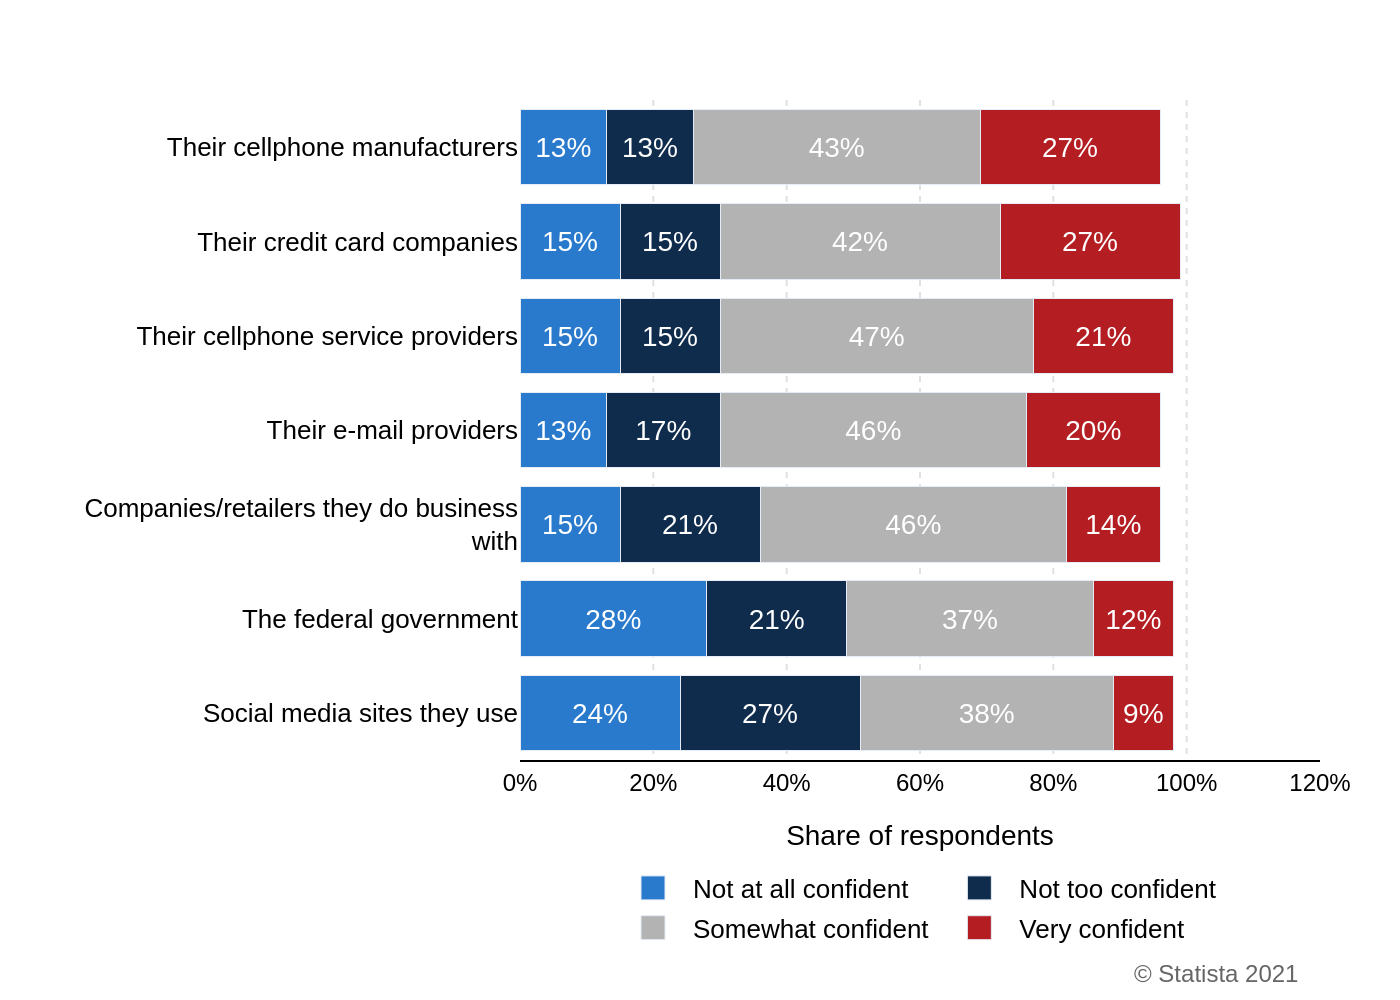

The script that drew this image:
import sys
import json
import plotly.graph_objects as go
from pathlib import Path

# Check for the required command-line argument
if len(sys.argv) != 2:
    print(f"Usage: python {Path(__file__).name} <json_file_path>")
    sys.exit(1)

# Get the JSON file path from the command-line argument
json_file_path = Path(sys.argv[1])
if not json_file_path.is_file():
    print(f"Error: File not found at {json_file_path}")
    sys.exit(1)

# Load all data and text from the specified JSON file
with open(json_file_path, 'r', encoding='utf-8') as f:
    config = json.load(f)

chart_data = config['chart_data']
texts = config['texts']
colors = config['colors']
categories = chart_data['categories']
series = chart_data['series']

# Initialize the figure
fig = go.Figure()

# Add a bar trace for each data series from the JSON
for i, s in enumerate(series):
    fig.add_trace(go.Bar(
        y=categories,
        x=s['data'],
        name=s['name'],
        orientation='h',
        marker=dict(color=colors[i]),
        text=[f'{val}%' for val in s['data']],
        textposition='inside',
        insidetextanchor='middle',
        textfont=dict(color='white', size=14)
    ))

# Configure the chart layout
fig.update_layout(
    barmode='stack',
    plot_bgcolor='white',
    paper_bgcolor='white',
    font=dict(family="Arial", size=12, color='black'),
    margin=dict(l=260, r=40, t=50, b=120),
    xaxis=dict(
        title=texts['x_axis_title'],
        title_font=dict(size=14),
        range=[0, 120],
        tickvals=[0, 20, 40, 60, 80, 100, 120],
        ticktext=[f'{v}%' for v in [0, 20, 40, 60, 80, 100, 120]],
        showgrid=True,
        gridcolor='#e0e0e0',
        gridwidth=1,
        griddash='dot',
        zeroline=False,
        showline=True,
        linewidth=1,
        linecolor='black'
    ),
    yaxis=dict(
        autorange='reversed',  # Display categories from top to bottom
        showgrid=False,
        zeroline=False,
        showline=False,
        tickfont=dict(size=13)
    ),
    legend=dict(
        orientation="h",
        yanchor="bottom",
        y=-0.3,
        xanchor="center",
        x=0.5,
        traceorder='normal',
        font=dict(size=13)
    ),
    annotations=[
        dict(
            text=texts['source'],
            showarrow=False,
            xref="paper",
            yref="paper",
            x=0.98,
            y=-0.35,
            xanchor='right',
            yanchor='bottom',
            align='right',
            font=dict(size=12, color='#666666')
        )
    ]
)

# Generate the output filename from the input JSON path
output_filename_base = json_file_path.stem
output_image_path = f"{output_filename_base}.png"

# Save the figure as a high-resolution PNG image
fig.write_image(output_image_path, scale=2)

print(f"Chart saved to {output_image_path}")
